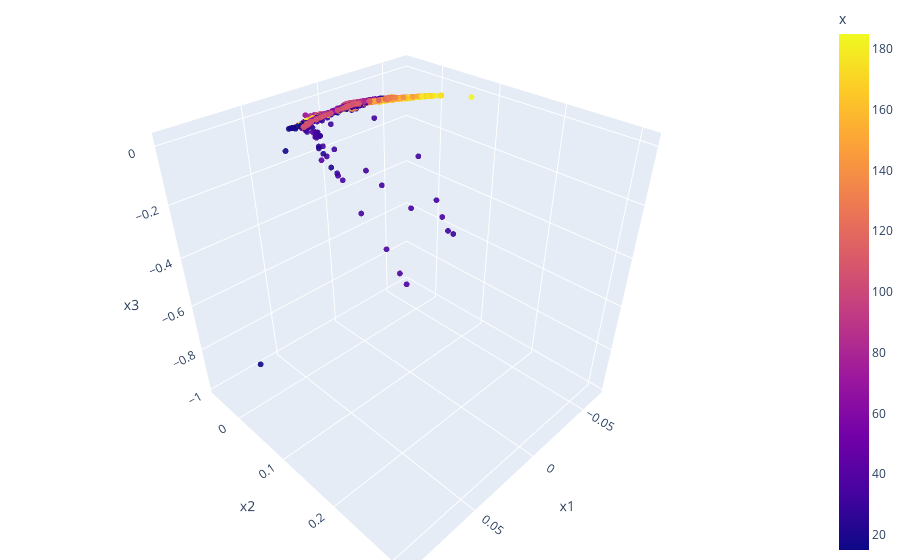

This figure's notebook cell:
### Markdown cell above
### Hessian Eigenmapping

### Code cell
lle_embedding = locally_linear_embedding(parsedData, n_neighbors = 20, n_components=3, 
                                         method = 'hessian', eigen_solver='dense')

lle_embedding = lle_embedding[0][:,0:3]

df = pd.DataFrame(lle_embedding, columns=['x1', 'x2', 'x3'])
df["x"] = data.x
df["lap"] = data.lap

fig = px.scatter_3d(df, x='x1', y='x2', z='x3', color='x', opacity=0.9, title="PCA")

fig.update_traces(marker_size=2)

# tight layout
fig.update_layout(margin=dict(l=0, r=0, b=0, t=0))
fig.show()

### Figure 1 — Plotly figure (JSON) as saved in the notebook; plotly's stock layout.template omitted (floating-point values rounded to 4 significant figures; data arrays with more than 128 entries replaced by an {"elided": "..."} marker saying what was removed)
{"data": [{"hovertemplate": "x1=%{x}<br>x2=%{y}<br>x3=%{z}<br>x=%{marker.color}<extra></extra>", "legendgroup": "", "marker": {"color": {"elided": "2166 float values"}, "coloraxis": "coloraxis", "opacity": 0.9, "size": 2, "symbol": "circle"}, "mode": "markers", "name": "", "scene": "scene", "showlegend": false, "type": "scatter3d", "x": {"elided": "2166 float values"}, "y": {"elided": "2166 float values"}, "z": {"elided": "2166 float values"}}], "layout": {"coloraxis": {"colorbar": {"title": {"text": "x"}}, "colorscale": [[0, "#0d0887"], [0.1111, "#46039f"], [0.2222, "#7201a8"], [0.3333, "#9c179e"], [0.4444, "#bd3786"], [0.5556, "#d8576b"], [0.6667, "#ed7953"], [0.7778, "#fb9f3a"], [0.8889, "#fdca26"], [1, "#f0f921"]]}, "legend": {"tracegroupgap": 0}, "margin": {"b": 0, "l": 0, "r": 0, "t": 0}, "scene": {"domain": {"x": [0, 1], "y": [0, 1]}, "xaxis": {"title": {"text": "x1"}}, "yaxis": {"title": {"text": "x2"}}, "zaxis": {"title": {"text": "x3"}}}, "title": {"text": "PCA"}}}
